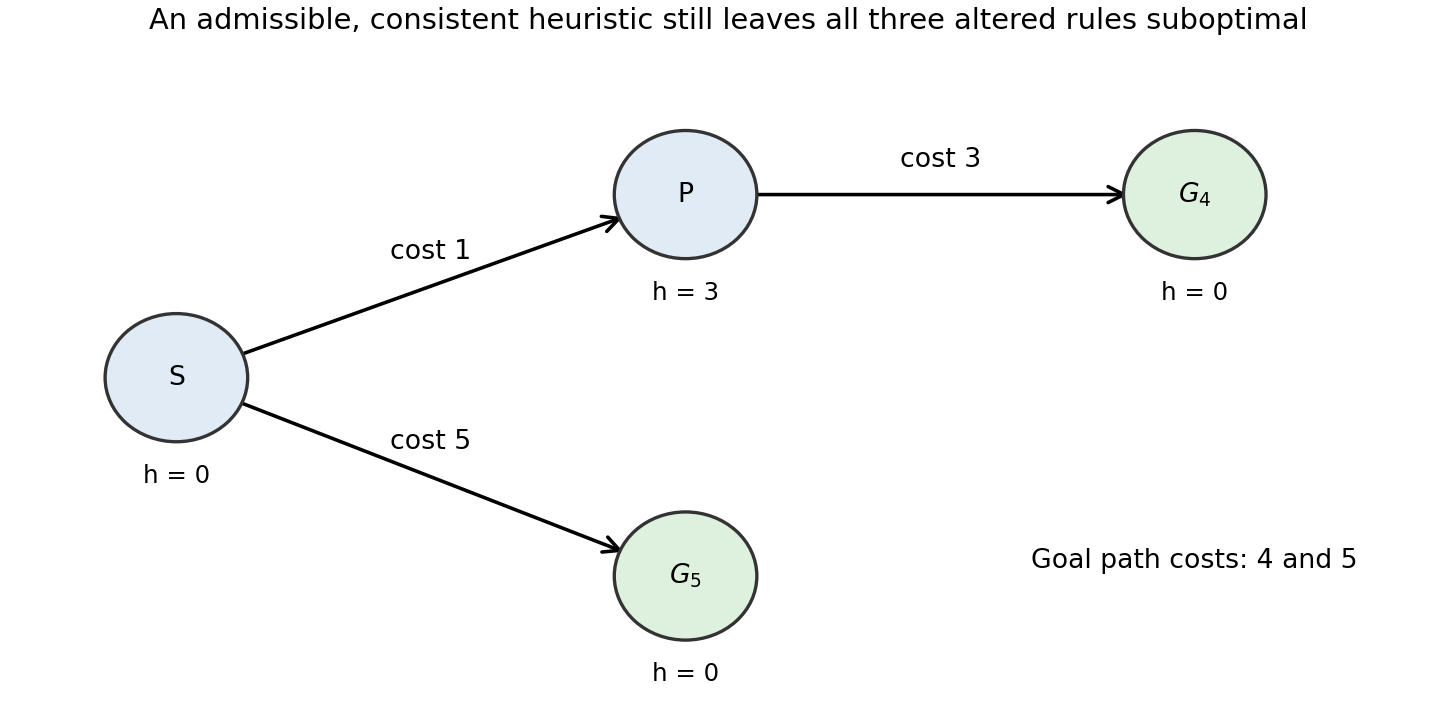

Source code (Python):
"""Original solution diagram; Python 3.14, NumPy 2.3.5, Matplotlib 3.10.7.
Run from the desired PNG output directory. No external image inputs.
"""
from pathlib import Path
import io
import os
import numpy as np
import matplotlib
matplotlib.use("Agg")
import matplotlib.pyplot as plt
from matplotlib.patches import Circle, FancyArrowPatch
plt.rcParams.update({"font.family": "DejaVu Sans", "font.size": 12, "figure.facecolor": "white", "axes.facecolor": "white", "savefig.facecolor": "white", "savefig.transparent": False})

fig, ax = plt.subplots(figsize=(9.1, 4.5), layout="constrained")
pos={"S":(0,0), "P":(3,1.2), "G4":(6,1.2), "G5":(3,-1.3)}
for a,b,c in [("S","P",1),("P","G4",3),("S","G5",5)]:
    x,y=pos[a];xx,yy=pos[b]
    ax.add_patch(FancyArrowPatch((x,y),(xx,yy),shrinkA=30,shrinkB=30,arrowstyle="->",mutation_scale=18,lw=1.6))
    ax.text((x+xx)/2,(y+yy)/2+0.18,f"cost {c}",ha="center")
for key,(x,y) in pos.items():
    color="#def0de" if key.startswith("G") else "#e0ebf5"
    ax.add_patch(Circle((x,y),.42,facecolor=color,edgecolor="0.2",lw=1.5))
    ax.text(x,y,{"S":"S","P":"P","G4":r"$G_4$","G5":r"$G_5$"}[key],ha="center",va="center")
    h=3 if key=="P" else 0
    ax.text(x,y-.69,f"h = {h}",ha="center",fontsize=11)
ax.text(6,-1.25,"Goal path costs: 4 and 5",ha="center",fontsize=12)
ax.set(xlim=(-1,7.5),ylim=(-2.2,2.2))
ax.axis("off")
ax.set_title("An admissible, consistent heuristic still leaves all three altered rules suboptimal",fontsize=13)

buffer = io.BytesIO()
fig.savefig(buffer, format="png", dpi=160, facecolor="white", transparent=False, metadata={"Software":"Matplotlib"})
output = Path(Path(__file__).with_suffix(".png").name)
temporary = output.with_suffix(".png.tmp")
temporary.write_bytes(buffer.getvalue())
os.replace(temporary, output)
plt.close(fig)
